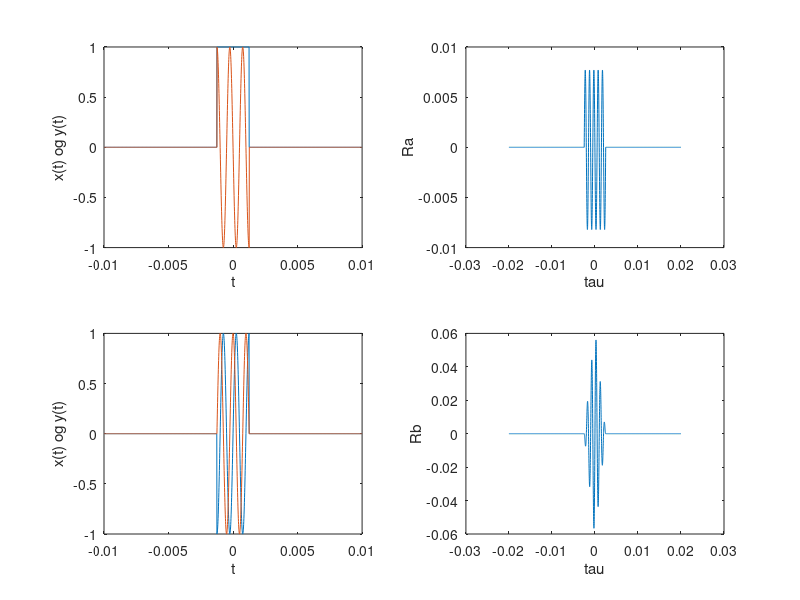

Source code (MATLAB):
% Problem 6_8_4
dt  = 1e-5;
f   = 1/dt;
T   = 1/400;
t   = -4*T:dt:4*T;
N   = length(t);

% a)
x1  = zeros(size(t));
x1(find(abs(t)<T/2))=1;
y1  = sin(2000*pi*t).*x1;
R1=conv(x1,fliplr(y1))/(N+1);
t1=(-(N-1):N-1)*1/f;
subplot(2,2,1), plot(t,x1,t,fliplr(y1)),xlabel('t'),ylabel('x(t) og y(t)')
subplot(2,2,2), plot(t1,R1); xlabel('tau'),ylabel('Ra');

% b)
x2  = sin(2000*pi*t).*x1;
y2  = cos(2000*pi*t).*x1;
R2=conv(x2,fliplr(y2))/(N+1);
t2=(-(N-1):N-1)*1/f;
subplot(2,2,3), plot(t,x2,t,fliplr(y2)),xlabel('t'),ylabel('x(t) og y(t)')
subplot(2,2,4), plot(t2,R2); xlabel('tau'),ylabel('Rb');
